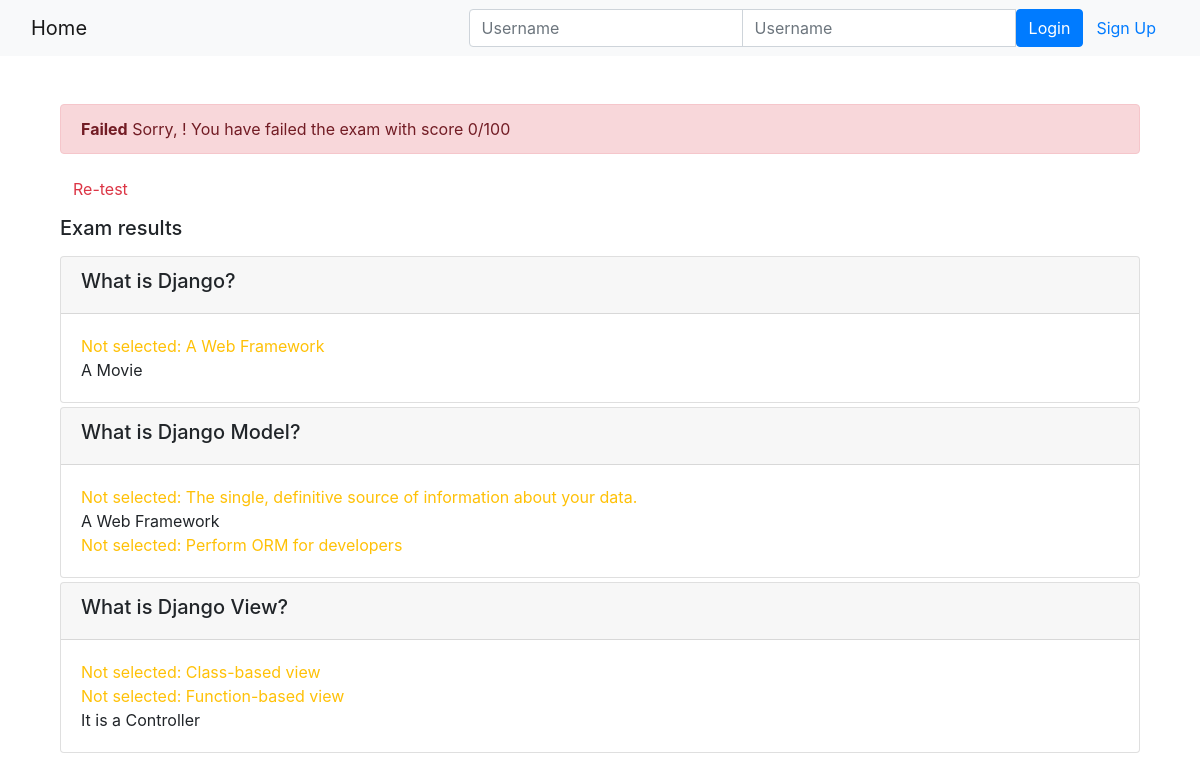
The page /onlinecourse/2/submit/2/result on the database its author committed.
### onlinecourse/models.py (models this page shows, shortened)
class Question(models.Model):
    question_text = models.CharField(max_length=200)
    grade = models.IntegerField(default=1)
    course = models.ForeignKey(Course, on_delete=models.CASCADE)
    def is_get_score(self, selected_ids):
        all_answers = self.choice_set.filter(is_correct=True).count()
        selected_correct = self.choice_set.filter(is_correct=True, id__in=selected_ids).count()
        selected_wrong = self.choice_set.filter(is_correct=False, id__in=selected_ids).count()
        if all_answers == selected_correct and selected_wrong == 0:
            return True
        else:
            return False
    def not_selected(self, selected_ids, not_selected):
        missing = self.choice_set.filter(is_correct=True).exclude(id__in=selected_ids)
        for el in missing:
            not_selected.append(el)

class Choice(models.Model):
    question = models.ForeignKey(Question, on_delete=models.CASCADE)
    choice_text = models.CharField(max_length=200)
    is_correct = models.BooleanField(default=True)

### onlinecourse/views.py (the view)
# urls.py: path('<int:course_id>/submit/<int:submission_id>/result', views.show_exam_result, name='show_exam_result'),
def show_exam_result(request, course_id, submission_id):
    course = Course.objects.get(pk=course_id)
    submission = Submission.objects.get(pk=submission_id)
    selected_ids = []
    not_selected = []
    grade = 0
    submission_choices_ids = submission.chocies.values_list('pk', flat=True)
    for question in course.question_set.all():
        total_question = course.question_set.all().count()
        question.not_selected(submission_choices_ids, not_selected)
        if question.is_get_score(submission_choices_ids):
                    grade += question.grade
    for choice in submission.chocies.all():
            selected_ids.append(choice.id)
    context ={}
    context['course'] = course
    context['selected_ids'] = selected_ids
    context['grade'] = int(100 * grade / total_question)
    return render(request, 'onlinecourse/exam_result_bootstrap.html', context)

### onlinecourse/templates/onlinecourse/exam_result_bootstrap.html (shortened to what this page needs)
<!DOCTYPE html>
<html lang="en">
<head>
    {% load static %}
    <link rel="stylesheet" href="https://maxcdn.bootstrapcdn.com/bootstrap/4.5.2/css/bootstrap.min.css">
</head>
<body>
 <nav class="navbar navbar-light bg-light">
    <div class="container-fluid">
        <div class="navbar-header">
              <a class="navbar-brand" href="{% url 'onlinecourse:index' %}">Home</a>
        </div>
        <ul class="nav navbar-nav navbar-right">
            {% if user.is_authenticated %}
            <li>
                <a class="btn btn-link" href="#">{{ user.first_name }}({{ user.username }})</a>
                <a class="btn btn-link" href="{% url 'onlinecourse:logout' %}">Logout</a>
            </li>
            {% else %}
            <li>
                <form class="form-inline" action="{% url 'onlinecourse:login' %}" method="post">
                    <div class="input-group">
                        <input type="text" class="form-control" placeholder="Username" name="username" >
                        <input type="password" class="form-control" placeholder="Username" name="psw" >
                        <button class="btn btn-primary" type="submit">Login</button>
                        <a class="btn btn-link" href="{% url 'onlinecourse:registration' %}">Sign Up</a>
                    </div>
                </form>
            </li>
            {% endif %}
        </ul>
    </div>
</nav>
<div class="container mt-5 mb-5">
    <div class="container-fluid">
        {% if grade > 80 %}
            <div class="alert alert-success">
            <b>Congratulations, {{ user.username }}!</b> You have passed the exam and completed the course with score {{ grade }}/100
            </div>
        {% else %}
            <div class="alert alert-danger">
                <b>Failed</b> Sorry, {{ user.username }}! You have failed the exam with score {{ grade }}/100
            </div>
            <a class="btn btn-link text-danger" href="{% url 'onlinecourse:course_details' course.id %}">Re-test</a>
        {% endif %}
        <div>
        <h5 class="py-2">Exam results</h5>
        {% for question in course.question_set.all %}
            <div class="card mt-1">
                <div class="card-header">
                <h5>{{ question.question_text }}</h5>
                </div>
                <div class="card-body">
                    {% for choice in question.choice_set.all %}
                        {% if choice.is_correct and choice.id in selected_ids %}
                            <div class="text-success">Correct answer: {{ choice.choice_text }}</div>
                        {% else %}
                        {% if not choice.is_correct and choice.id in selected_ids %}
                            <div class="text-danger">Should not be selected: {{ choice.choice_text }}</div>
                        {% else %}
                        {% if choice.is_correct %}
                            <div class="text-warning">Not selected: {{ choice.choice_text }}</div>
                        {% else %}
                            <div>{{ choice.choice_text }}</div>
                        {% endif %}
                        {% endif %}
                        {% endif %}
                    {% endfor %}
                </div>
            </div>
        {% endfor %}
        </div>
    </div>
</div>
</body>
</html>

### rows shown on the page
Question: question_text "What is Django?"
Choice: choice_text "A Web Framework"
Choice: choice_text "A Movie"
Question: question_text "What is Django Model?"
Choice: choice_text "The single, definitive source of information about your data."
Choice: choice_text "A Web Framework"
Choice: choice_text "Perform ORM for developers"
Question: question_text "What is Django View?"
Choice: choice_text "Class-based view"
Choice: choice_text "Function-based view"
Choice: choice_text "It is a Controller"

### other values the page prints
{{ grade }} "0"
